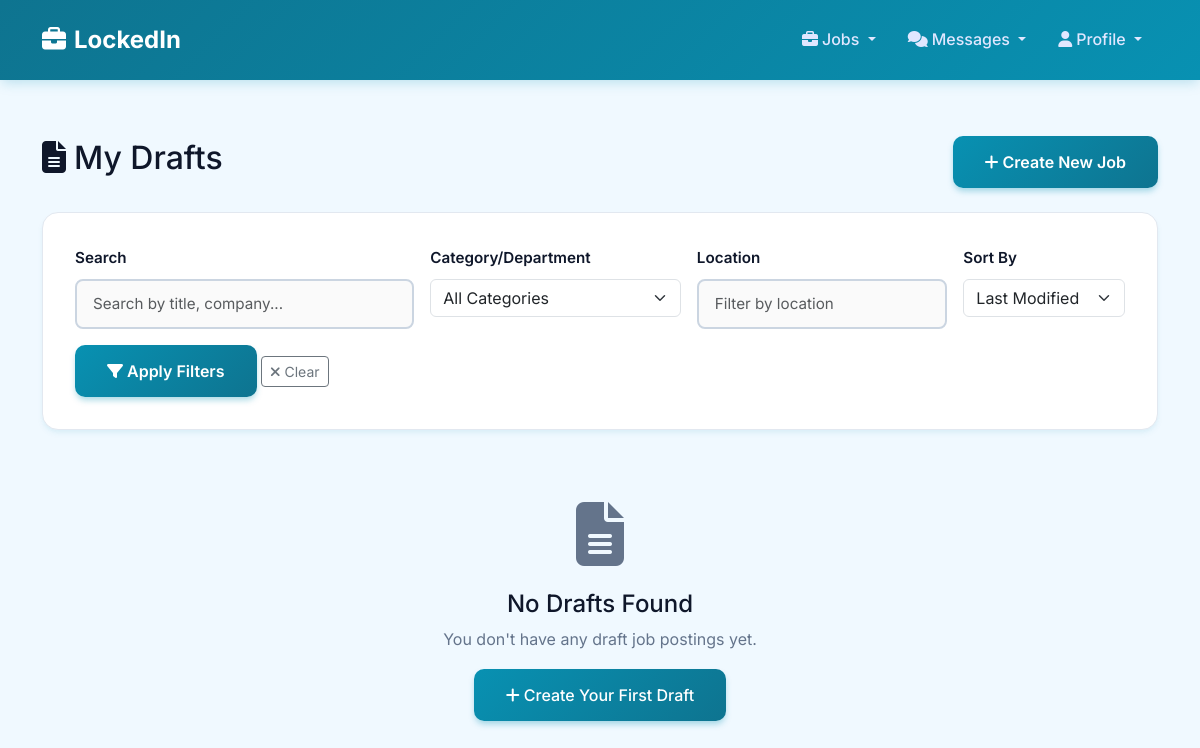
Before: /my-drafts/ (signed in) with the older database file.
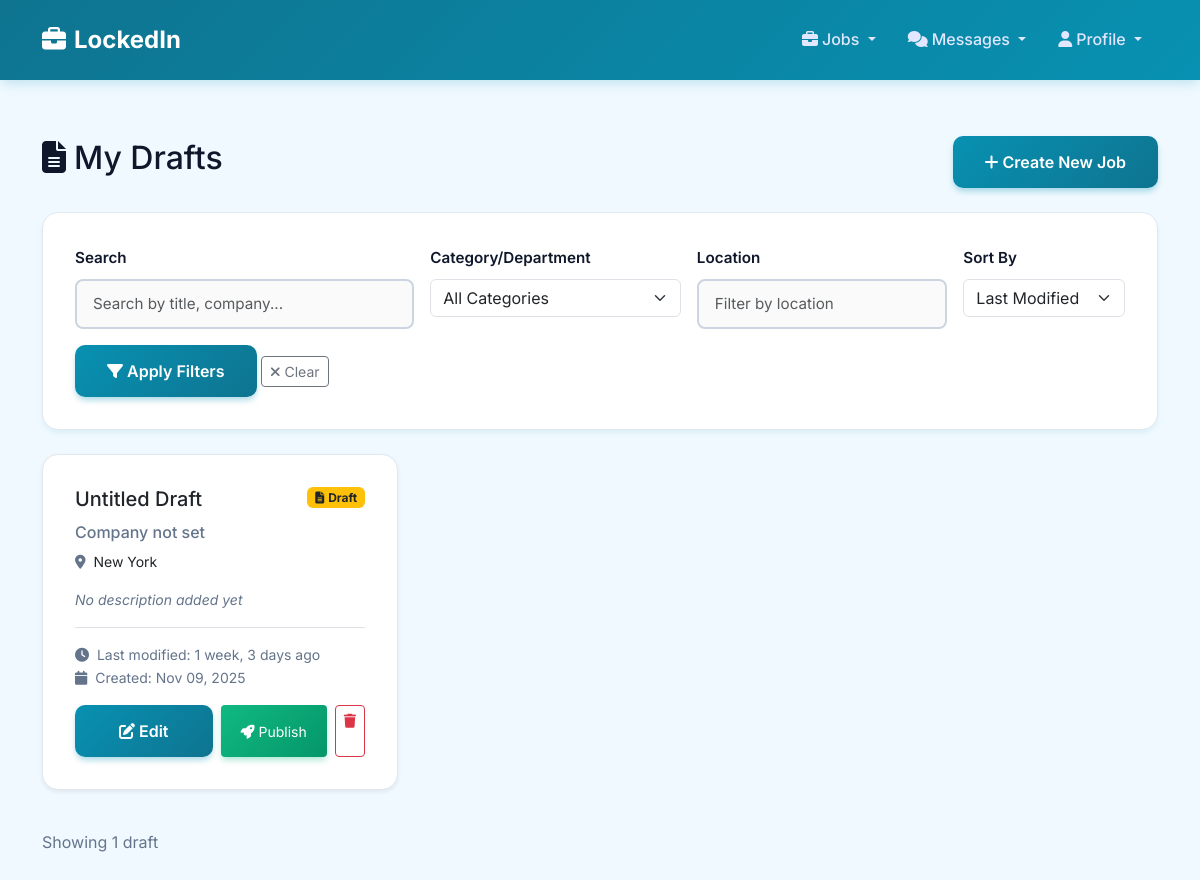
After: the same page with the newer database file.
### jobs/models.py (models this page shows, shortened)
class JobPosting(models.Model):
    EMPLOYMENT_TYPES = [
        ('full_time', 'Full Time'),
        ('part_time', 'Part Time'),
        ('contract', 'Contract'),
        ('internship', 'Internship'),
        ('temporary', 'Temporary'),
    ]
    EXPERIENCE_LEVELS = [
        ('entry', 'Entry Level'),
        ('mid', 'Mid Level'),
        ('senior', 'Senior Level'),
        ('executive', 'Executive'),
    ]
    WORK_LOCATIONS = [
        ('remote', 'Remote'),
        ('on_site', 'On Site'),
        ('hybrid', 'Hybrid'),
    ]
    title = models.CharField(max_length=200, blank=True)
    company = models.CharField(max_length=200, blank=True)
    location = models.CharField(max_length=200, blank=True)
    latitude = models.DecimalField(max_digits=9, decimal_places=6, null=True, blank=True, help_text="Latitude coordinate")
    longitude = models.DecimalField(max_digits=9, decimal_places=6, null=True, blank=True, help_text="Longitude coordinate")
    work_location = models.CharField(max_length=20, choices=WORK_LOCATIONS, default='on_site')
    employment_type = models.CharField(max_length=20, choices=EMPLOYMENT_TYPES, default='full_time')
    experience_level = models.CharField(max_length=20, choices=EXPERIENCE_LEVELS, default='mid')
    description = models.TextField(blank=True)
    requirements = models.TextField(blank=True)
    responsibilities = models.TextField(blank=True)
    benefits = models.TextField(blank=True)
    salary_min = models.DecimalField(max_digits=10, decimal_places=2, null=True, blank=True)
    salary_max = models.DecimalField(max_digits=10, decimal_places=2, null=True, blank=True)
    salary_currency = models.CharField(max_length=3, default='USD')
    salary_period = models.CharField(max_length=20, default='yearly', choices=[
        ('hourly', 'Per Hour'),
        ('monthly', 'Per Month'),
        ('yearly', 'Per Year'),
    ])
    category = models.ForeignKey(JobCategory, on_delete=models.CASCADE, related_name='jobs', null=True, blank=True)
    posted_by = models.ForeignKey(User, on_delete=models.CASCADE, related_name='posted_jobs')
    STATUS_CHOICES = [
        ('draft', 'Draft'),
        ('published', 'Published'),
    ]
    status = models.CharField(max_length=20, choices=STATUS_CHOICES, default='published')
    is_active = models.BooleanField(default=True)
    is_featured = models.BooleanField(default=False)
    application_deadline = models.DateField(null=True, blank=True)
    posted_at = models.DateTimeField(auto_now_add=True)
    updated_at = models.DateTimeField(auto_now=True)
    application_count = models.PositiveIntegerField(default=0)
    view_count = models.PositiveIntegerField(default=0)
    visa_sponsorship = models.BooleanField(default=False, help_text="Does this job offer visa sponsorship?")
    class Meta:
        ordering = ['-posted_at']
        indexes = [
            models.Index(fields=['is_active', 'posted_at']),
            models.Index(fields=['category', 'location']),
            models.Index(fields=['employment_type', 'experience_level']),
        ]

### profiles/views.py (the view)
# urls.py: path('my-drafts/', views.my_drafts, name='my_drafts'),
@login_required
def my_drafts(request):
    if request.user.user_type != 'recruiter':
        messages.error(request, 'Only recruiters can view drafts.')
        return redirect('home')
    drafts = JobPosting.objects.filter(posted_by=request.user, status='draft').order_by('-updated_at')
    search_query = request.GET.get('search', '').strip()
    if search_query:
        drafts = drafts.filter(
            models.Q(title__icontains=search_query) |
            models.Q(company__icontains=search_query) |
            models.Q(description__icontains=search_query)
        )
    location_filter = request.GET.get('location', '').strip()
    if location_filter:
        drafts = drafts.filter(location__icontains=location_filter)
    category_filter = request.GET.get('category', '').strip()
    if category_filter:
        drafts = drafts.filter(category__id=category_filter)
    sort_by = request.GET.get('sort', 'updated')  # Default to last modified
    if sort_by == 'created':
        drafts = drafts.order_by('-posted_at')
    elif sort_by == 'title':
        drafts = drafts.order_by('title')
    else:  # updated
        drafts = drafts.order_by('-updated_at')
    categories = JobCategory.objects.all()
    return render(request, 'profiles/my_drafts.html', {
        'drafts': drafts,
        'categories': categories,
        'search_query': search_query,
        'location_filter': location_filter,
        'category_filter': category_filter,
        'sort_by': sort_by,
    })

### profiles/templates/profiles/my_drafts.html (shortened to what the changed rows need)
{% extends 'base.html' %}
{% block content %}
<div class="container mt-4">
    <div class="d-flex justify-content-between align-items-center mb-4">
        <h2><i class="fas fa-file-alt me-2"></i>My Drafts</h2>
    </div>
    {% if drafts %}
        <div class="row">
            {% for draft in drafts %}
                <div class="col-md-6 col-lg-4 mb-4">
                    <div class="card h-100 shadow-sm hover-shadow">
                        <div class="card-body">
                            <div class="d-flex justify-content-between align-items-start mb-2">
                                <h5 class="card-title">
                                    <a href="{% url 'jobs:edit_job' draft.id %}" class="text-decoration-none text-dark">
                                        {{ draft.title|default:"Untitled Draft" }}
                                    </a>
                                </h5>
                                <span class="badge bg-warning text-dark">
                                    <i class="fas fa-file-alt me-1"></i>Draft
                                </span>
                            </div>
                            <h6 class="card-subtitle mb-2 text-muted">
                                {{ draft.company|default:"Company not set" }}
                            </h6>
                            <p class="card-text small">
                                <i class="fas fa-map-marker-alt text-muted me-1"></i>
                                {{ draft.location|default:"Location not set" }}
                            </p>
                            {% if draft.description %}
                                <p class="card-text text-muted small">
                                    {{ draft.description|truncatewords:15 }}
                                </p>
                            {% else %}
                                <p class="card-text text-muted small fst-italic">
                                    No description added yet
                                </p>
                            {% endif %}
                            <div class="border-top pt-3 mt-3">
                                <small class="text-muted d-block">
                                    <i class="fas fa-clock me-1"></i>
                                    Last modified: {{ draft.updated_at|timesince }} ago
                                </small>
                                <small class="text-muted d-block">
                                    <i class="fas fa-calendar me-1"></i>
                                    Created: {{ draft.posted_at|date:"M d, Y" }}
                                </small>
                            </div>
                            <div class="d-flex gap-2 mt-3">
                                <a href="{% url 'jobs:edit_job' draft.id %}" class="btn btn-sm btn-primary flex-fill" title="Edit Draft">
                                    <i class="fas fa-edit me-1"></i>Edit
                                </a>
                                <button type="button" class="btn btn-sm btn-success flex-fill"
                                        onclick="confirmPublish({{ draft.id }}, '{{ draft.title|default:"this job"|escapejs }}')"
                                        title="Publish Job">
                                    <i class="fas fa-rocket me-1"></i>Publish
                                </button>
                                <a href="{% url 'jobs:delete_job' draft.id %}" class="btn btn-sm btn-outline-danger" title="Delete Draft">
                                    <i class="fas fa-trash"></i>
                                </a>
                            </div>
                        </div>
                    </div>
                </div>
            {% endfor %}
        </div>
        <div class="mt-3">
            <p class="text-muted">
                Showing {{ drafts|length }} draft{{ drafts|length|pluralize }}
            </p>
        </div>
    {% else %}
        <div class="text-center py-5">
            <i class="fas fa-file-alt fa-4x text-muted mb-3"></i>
            <h4>No Drafts Found</h4>
            {% if search_query or location_filter or category_filter %}
                <p class="text-muted">Try adjusting your filters or search terms.</p>
                <a href="{% url 'my_drafts' %}" class="btn btn-outline-primary">
                    <i class="fas fa-times me-1"></i>Clear Filters
                </a>
            {% else %}
                <p class="text-muted">You don't have any draft job postings yet.</p>
                <a href="{% url 'post_job' %}" class="btn btn-primary">
                    <i class="fas fa-plus me-1"></i>Create Your First Draft
                </a>
            {% endif %}
        </div>
    {% endif %}
</div>
{% endblock %}

Changed rows visible on the page:
added JobPosting: title "Untitled Draft", company "Company not set", location "New York", description "No description added yet", updated_at "1 week, 3 days", posted_at "Nov 09, 2025"
Other visible differences:
{{ drafts|length }}: (not shown) → "1"
text no longer shown: "No Drafts Found You don't have any draft job postings yet. Create Your First Draft"
text now shown: "Showing draft"
